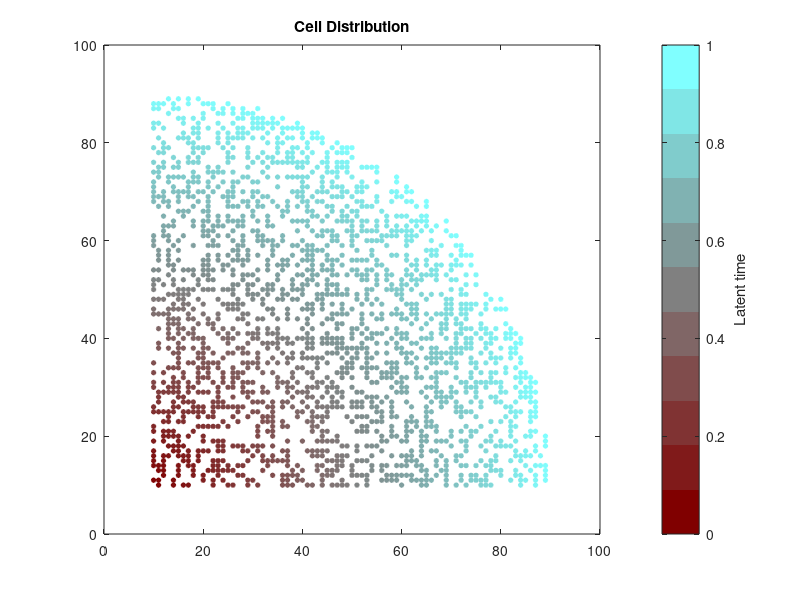

Write MATLAB code to recreate this figure. (Note: this script raises an error after producing the figure.)

% PDE_SDE model for simulating single cell gene expressions involved in
% cell-cell communications

base_save_path = 'E:/CCCvelo/simulationData/data/fan_add_noise_20250807/';
%% creat save path
sim = 1;
save_path = fullfile(base_save_path, ['slide_' num2str(sim)]);
status = mkdir(save_path);
%% cellular scale initilization
N=100; % lattice size

SC=rand(N,N); % spatial cells
TC=zeros(N,N); % latent time

for x=1:N
    for y=1:N
       if (x-10)^2+(y-10)^2>=80^2
           SC(x,y)=0;
       end
       
       if x<10 || y<10
           SC(x,y)=0;
       end
    end
end
SC(SC>0.6)=1;SC(SC<0.6)=0;

for x=1:N
    for y=1:N
       TC(x,y)=sqrt((x-10)^2+(y-10)^2)/80;
    end
end
TC(SC==0)=0;
%% visualization
tic
figure,
for x=1:N
    for y=1:N
        if  SC(x,y)==1        
           plot(x,y,'c o','MarkerSize',3,'MarkerFaceColor',[0.5 TC(x,y) TC(x,y)],'LineWidth',1,'MarkerEdgeColor',[0.5 TC(x,y) TC(x,y) ]);hold on;
        end
    end
end
title('Cell Distribution');
box on;
axis([0 100 0 100]);

% ColorBar
colormap([0.5*ones(1,11); 0:0.1:1; 0:0.1:1]'); 
c = colorbar;
ylabel(c, 'Latent time');
saveas(gcf, fullfile(save_path, 'spatial_distribution.png'));
%% molecular scale initilization

% spatially similar expression
R1=(rand(N,N)*0.1+TC).*SC; % Receptor gene expression was assumed to be fixed but not evolved.
R2=(rand(N,N)*0.1+1-TC).*SC; 

tf1=(rand(N,N)*0.1+0.5).*SC; 
tf2=(rand(N,N)*0.1+0.5).*SC; 
tf3=(rand(N,N)*0.1+0.5).*SC; 


%% interaction parameters in the network
global beta1 beta2 beta3 mu11 mu12 mu13 mu14 mu21 mu22 mu23 mu24 mu31 mu32 mu33 mu34 
global ktt11 ktt12 ktt13 ktt14 ktt21 ktt22 ktt23 ktt24 ktt31 ktt32 ktt33 ktt34
%LR links
b11=1;b21=0;b31=1;b41=0;b51=1;  % Li-R1
b12=0;b22=0;b32=1;b42=1;b52=0;  % Li-R2
%Maximal reaction rate
alpha11=1*rand;alpha21=0; % Ri-TF1
alpha12=1*rand;alpha22=1*rand; % Ri-TF2
alpha13=0;alpha23=1*rand; % Ri-TF3
%MM coefficient 
krt11=rand;krt21=1; % Ri-TF1
krt12=rand;krt22=rand; % Ri-TF2
krt13=1;krt23=rand; % Ri-TF3

beta1=rand;beta2=rand;beta3=rand; % degradation rate of TFs

paraM1=zeros(5,3); % Ri-TFi parameters
paraM1(1,1)=alpha11;paraM1(2,1)=alpha21; % Maximal reaction rate, i.e., v
paraM1(1,2)=alpha12;paraM1(2,2)=alpha22;
paraM1(1,3)=alpha13;paraM1(2,3)=alpha23;
paraM1(3,1)=krt11;paraM1(4,1)=krt21; % MM coefficient, i.e., k
paraM1(3,2)=krt12;paraM1(4,2)=krt22;
paraM1(3,3)=krt13;paraM1(4,3)=krt23;
paraM1(5,1)=beta1;paraM1(5,2)=beta2;paraM1(5,3)=beta3; % degradation rate of TFs
 
%Maximal reaction rate
mu11=0.5+0.1*randn;mu12=1*0.5 + 0.1*randn;mu13=0;mu14=0; % TF1-TGi 
mu21=0.5+0.1*randn;mu22=1*0.5+0.1*randn;mu23=0;mu24=0; % TF2-TGi
mu31=0;mu32=0;mu33=0.5+0.1*randn;mu34=-1*(0.5+0.1*randn); % TF3-TGi
%MM coefficient
ktt11=rand;ktt12=rand;ktt13=1;ktt14=1; % TF1-TGi
ktt21=rand;ktt22=rand;ktt23=1;ktt24=1; % TF2-TGi
ktt31=1;ktt32=1;ktt33=rand;ktt34=rand; % TF3-TGi

gama1=rand;gama2=rand;gama3=rand;gama4=rand; % degradation rate of TGs

paraM2=zeros(7,4); % TFi-TGi parameters
paraM2(1,1)=mu11;paraM2(2,1)=mu21;paraM2(3,1)=mu31;% Maximal reaction rate, i.e., v
paraM2(1,2)=mu12;paraM2(2,2)=mu22;paraM2(3,2)=mu32;
paraM2(1,3)=mu13;paraM2(2,3)=mu23;paraM2(3,3)=mu33;
paraM2(1,4)=mu14;paraM2(2,4)=mu24;paraM2(3,4)=mu34;
paraM2(4,1)=mu11;paraM2(5,1)=mu21;paraM2(6,1)=mu31;% Maximal reaction rate, i.e., v
paraM2(4,2)=ktt11;paraM2(5,2)=ktt21;paraM2(6,2)=ktt31;
paraM2(4,3)=ktt13;paraM2(5,3)=ktt23;paraM2(6,3)=ktt33;
paraM2(4,4)=ktt14;paraM2(5,4)=ktt24;paraM2(6,4)=ktt34;
paraM2(7,1)=gama1;paraM2(7,2)=gama2;paraM2(7,3)=gama3;paraM2(7,3)=gama4; % degradation rate of TFs

%% PDE numerical simulation 
D1=0.1*1e1; D2=0.2*1e1; D3=0.3*1e1; D4=0.1*1e1; D5=0.3*1e1; % diffusion coefficient of ligands
r11=abs(normrnd(0.5,0.1));r21=abs(normrnd(0.4,0.1));r31=abs(normrnd(0.3,0.1));r41=abs(normrnd(0.2,0.1));r51=abs(normrnd(0.1,0.1)); % prodcution/release rate of ligand by cells
% r12=abs(normrnd(0.1,0.01));r22=abs(normrnd(0.2,0.1));r32=abs(normrnd(0.3,0.1));r42=abs(normrnd(0.4,0.1));r52=abs(normrnd(0.5,0.1));
d1=0.1; d2=0.1; d3=0.1; d4=0.1; d5=0.1; % degradation coefficient

%% Steady-state of ligands (elliptic PDEs)
f1=r11*(SC>0);
f2=r21*(SC>0);
f3=r31*(SC>0);
f4=r41*(SC>0);
f5=r51*(SC>0);

L1=FDM_elliptic(D1,d1,f1);
L2=FDM_elliptic(D2,d2,f2);
L3=FDM_elliptic(D3,d3,f3);
L4=FDM_elliptic(D4,d4,f4);
L5=FDM_elliptic(D5,d5,f5);

%% Solve ODEs for simulating Dynamic expressions of TGs in cells

R1_activation=b11.*L1.*R1+b21.*L2.*R1+b31.*L3.*R1+b41.*L4.*R1+b51.*L5.*R1;
R2_activation=b12.*L1.*R2+b22.*L2.*R2+b32.*L3.*R2+b42.*L4.*R2+b52.*L5.*R2;
TF1=zeros(N,N);TF2=zeros(N,N);TF3=zeros(N,N);TG1=zeros(N,N);TG2=zeros(N,N);TG3=zeros(N,N);TG4=zeros(N,N);
            
f_TF1=tf1.*(alpha11.*R1_activation./(krt11+R1_activation)+alpha21.*R2_activation./(krt21+R2_activation));
f_TF2=tf2.*(alpha12.*R1_activation./(krt12+R1_activation)+alpha22.*R2_activation./(krt22+R2_activation));
f_TF3=tf3.*(alpha13.*R1_activation./(krt13+R1_activation)+alpha23.*R2_activation./(krt23+R2_activation));

y0=[0.1 0.1 0.1 0.1 0.1 0.1 0.25]*5;  
in_noise=0.1;

% save Gaussian White noise
GW_TF1=zeros(N,N);GW_TF2=zeros(N,N);GW_TF3=zeros(N,N);
GW_TG1=zeros(N,N);GW_TG2=zeros(N,N);GW_TG3=zeros(N,N);GW_TG4=zeros(N,N);

tic
for i=1:N
    for j=1:N
        if SC(i,j)~=0 && TC(i,j)~=0
            %fprintf('The value of i is %d.\n', i);
            %fprintf('The value of j is %d.\n', j);
            t=TC(i,j); tspan=[0 t];
            A=f_TF1(i,j);B=f_TF2(i,j);C=f_TF3(i,j);
            h=0.01;
            GWnoise=0.5*randn(length(h:h:max(tspan)),7);
            fprintf('The value of GWnoise is %.2f.\n', GWnoise);
            y=y0;
            for tt=h:h:max(tspan)
                tmp1 = sqrt(h)*in_noise*sqrt(abs(y)).*GWnoise(round(tt/h),:);
                %fprintf('The value of sqrt(abs(y)) is %d.\n', tmp1);
                y=y+odefcn(tt,y,A,B,C)*h+sqrt(h)*in_noise*sqrt(abs(y)).*GWnoise(round(tt/h),:);  %%% CLE  chemical langevan equation  %% in_noise is 1/sqrt(V), V=10000 % PMIDs: 21697125, 30936559, 31907445. 
                y(y<0)=0;
            end
            TF1(i,j)=y(1);TF2(i,j)=y(2);TF3(i,j)=y(3);
            TG1(i,j)=y(4);TG2(i,j)=y(5);TG3(i,j)=y(6);TG4(i,j)=y(7);
            GW_TF1(i,j) = GWnoise(1);GW_TF2(i,j) = GWnoise(2);GW_TF3(i,j) = GWnoise(3);
            GW_TG1(i,j) = GWnoise(4);GW_TG2(i,j) = GWnoise(5);GW_TG3(i,j) = GWnoise(6);GW_TG4(i,j) = GWnoise(7);
        end
    end
end 
toc
        
%% Spatial coordinates of cells
[x,y]=find(SC(:,:)==1);
SC_xy=[x,y];
Cell_xy=SC_xy;
%% Expression matrix
SC_num=sum(sum(SC(:,:)==1));
L1_2D=L1(:,:);L2_2D=L2(:,:);L3_2D=L3(:,:);L4_2D=L4(:,:);L5_2D=L5(:,:);
R1_2D=R1(:,:);R2_2D=R2(:,:);
TF1_2D=TF1(:,:);TF2_2D=TF2(:,:);TF3_2D=TF3(:,:);
TG1_2D=TG1(:,:);TG2_2D=TG2(:,:);TG3_2D=TG3(:,:);TG4_2D=TG4(:,:);
tf1_2D=tf1(:,:);tf2_2D=tf2(:,:);tf3_2D=tf3(:,:);
%% all result
EM=zeros(18,SC_num);
EM(1,:)=L1_2D(sub2ind([100,100],SC_xy(:,1),SC_xy(:,2))); % expression of L
EM(2,:)=L2_2D(sub2ind([100,100],SC_xy(:,1),SC_xy(:,2)));
EM(3,:)=L3_2D(sub2ind([100,100],SC_xy(:,1),SC_xy(:,2)));
EM(4,:)=L4_2D(sub2ind([100,100],SC_xy(:,1),SC_xy(:,2)));
EM(5,:)=L5_2D(sub2ind([100,100],SC_xy(:,1),SC_xy(:,2)));

EM(6,:)=R1_2D(sub2ind([100,100],SC_xy(:,1),SC_xy(:,2))); % expression of R
EM(7,:)=R2_2D(sub2ind([100,100],SC_xy(:,1),SC_xy(:,2)));

EM(8,:)=tf1_2D(sub2ind([100,100],SC_xy(:,1),SC_xy(:,2))); % expression of TF
EM(9,:)=tf2_2D(sub2ind([100,100],SC_xy(:,1),SC_xy(:,2)));
EM(10,:)=tf3_2D(sub2ind([100,100],SC_xy(:,1),SC_xy(:,2)));

EM(11,:)=TG1_2D(sub2ind([100,100],SC_xy(:,1),SC_xy(:,2))); % expression of TG
EM(12,:)=TG2_2D(sub2ind([100,100],SC_xy(:,1),SC_xy(:,2)));
EM(13,:)=TG3_2D(sub2ind([100,100],SC_xy(:,1),SC_xy(:,2)));
EM(14,:)=TG4_2D(sub2ind([100,100],SC_xy(:,1),SC_xy(:,2)));

EM(15,:)=TF1_2D(sub2ind([100,100],SC_xy(:,1),SC_xy(:,2))); % activation of TF
EM(16,:)=TF2_2D(sub2ind([100,100],SC_xy(:,1),SC_xy(:,2)));
EM(17,:)=TF3_2D(sub2ind([100,100],SC_xy(:,1),SC_xy(:,2)));

EM(18,:)=TC(sub2ind([100,100],SC_xy(:,1),SC_xy(:,2)));  % latent time for each cell

%% GW results
GW=zeros(7,SC_num);
GW(1,:)=GW_TF1(sub2ind([100,100],SC_xy(:,1),SC_xy(:,2)));
GW(2,:)=GW_TF2(sub2ind([100,100],SC_xy(:,1),SC_xy(:,2)));
GW(3,:)=GW_TF3(sub2ind([100,100],SC_xy(:,1),SC_xy(:,2)));
GW(4,:)=GW_TG1(sub2ind([100,100],SC_xy(:,1),SC_xy(:,2)));
GW(5,:)=GW_TG2(sub2ind([100,100],SC_xy(:,1),SC_xy(:,2)));
GW(6,:)=GW_TG3(sub2ind([100,100],SC_xy(:,1),SC_xy(:,2)));
GW(7,:)=GW_TG4(sub2ind([100,100],SC_xy(:,1),SC_xy(:,2)));
%% plot gene expression vs latent time

figure,
set(gcf, 'PaperPosition', [0, 0, 35, 26]); 
set(gcf, 'PaperSize', [35, 26]); 

subplot(2, 2, 1);
y=EM(11,:);x=EM(18,:);
scatter(x, y, 5,'filled');  
title('TG1 expression');
xlabel('Latent time');
ylabel('TG1 expression');
%saveas(gcf, fullfile(save_path, 'TG1_expression_with_latent_time.png'));

subplot(2, 2, 2);
y=EM(12,:);x=EM(18,:);
scatter(x, y, 5, 'filled');  
title('TG2 expression');
xlabel('Latent time');
ylabel('TG2 expression');
%saveas(gcf, fullfile(save_path, 'TG2_expression_with_latent_time.png'));

subplot(2, 2, 3);
y=EM(13,:);x=EM(18,:);
scatter(x, y, 5,'filled'); 
title('TG3 expression');
xlabel('Latent time');
ylabel('TG3 expression');
%saveas(gcf, fullfile(save_path, 'TG3_expression_with_latent_time.png'));

subplot(2, 2, 4);
y=EM(14,:);x=EM(18,:);
scatter(x, y, 5,'filled'); 
title('TG4 expression');
xlabel('Latent time');
ylabel('TG4 expression');
saveas(gcf, fullfile(save_path, 'FourGenes_expression_with_latent_time.png'));

%% plot gene expression vs spatial location

x = Cell_xy(:,1);y = Cell_xy(:,2); 

figure,
set(gcf, 'PaperPosition', [0, 0, 35, 28]); 
set(gcf, 'PaperSize', [35, 28]); 

subplot(2, 2, 1);
values = EM(11,:); % TG1 expression vs spatial location
scatter(x, y, 10, values, 'filled');  
colorbar;
title('Spatial gene expression of TG1');
xlabel('X Axis');
ylabel('Y Axis');
%saveas(gcf, fullfile(save_path, 'Spatial_TG1_expression.png'));

subplot(2, 2, 2);
values = EM(12,:); % TG2 expression vs spatial location
scatter(x, y, 10, values, 'filled'); 
colorbar;
title('Spatial gene expression of TG2');
xlabel('X Axis');
ylabel('Y Axis');
%saveas(gcf, fullfile(save_path, 'Spatial_TG2_expression.png'));

subplot(2, 2, 3);
values = EM(13,:); % TG3 expression vs spatial location
scatter(x, y, 10, values, 'filled'); 
colorbar;
title('Spatial gene expression of TG3');
xlabel('X Axis');
ylabel('Y Axis');
%saveas(gcf, fullfile(save_path, 'Spatial_TG3_expression.png'));

subplot(2, 2, 4);
values = EM(14,:); % TG4 expression vs spatial location
scatter(x, y, 10, values, 'filled'); 
colorbar;
title('Spatial gene expression of TG4');
xlabel('X Axis');
ylabel('Y Axis');
saveas(gcf, fullfile(save_path, 'FourGenes_Spatial_expression.png'));
%% save simulation expression data

save(fullfile(save_path, 'EM.mat'), 'EM');
save(fullfile(save_path, 'paraM1.mat'), 'paraM1');
save(fullfile(save_path, 'paraM2.mat'), 'paraM2');

xlswrite(fullfile(save_path, 'ExpressionMatrix.xlsx'), EM);
xlswrite(fullfile(save_path, 'SpatialCoordinates.xlsx'), Cell_xy);
xlswrite(fullfile(save_path, 'LR-TF_parameters.xlsx'), paraM1);
xlswrite(fullfile(save_path, 'TF-TG_parameters.xlsx'), paraM2);
xlswrite(fullfile(save_path, 'GWnoise.xlsx'), GW);


    
